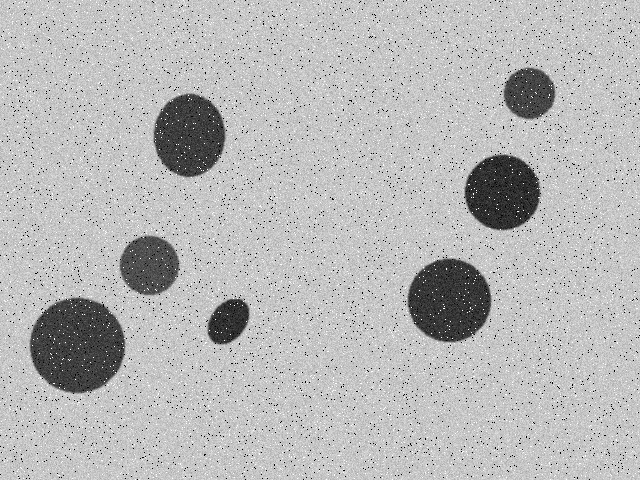
#> input picture dataset/images/noisy_01.png, 640 x 480 px; its folder holds only this picture in this run
$ python -i segmentation.py   (imports and definitions only)
#> lines starting #> are read from the running program, lines starting #| are printed output that depends on the picture; after the words box and inside, x2 and y2 are one past the last pixel; in counts of white or black regions, pixels touching at a corner belong together
#> further down, picture is the input picture: shape (480, 640); min 0, max 255, mean 184
"""
segmentation.py

Implements four classical segmentation methods that all solve the SAME
problem -- separating foreground objects from background in a
preprocessed grayscale image -- under one common interface, so the
later comparison across methods is fair: only this stage differs,
everything before (preprocessing) and after (morphology, detection --
future phases) stays identical regardless of which method was chosen.

MASK CONVENTION (enforced by every function in this module):
    255 (white) = foreground object
    0   (black) = background
Every method normalizes to this convention explicitly rather than
relying on whichever polarity OpenCV happens to produce by default.

COMMON RESULT STRUCTURE:
    Every segment_*() function, and the segment() dispatcher, returns a
    dict with the same keys:
        {
            "mask": np.ndarray (H, W) uint8, values in {0, 255},
            "method": str,
            "parameters": dict,
            "threshold": float | None,   # None where not a single global value
            "processing_time_ms": float,
            "intermediate": dict,        # method-specific extra images, may be empty
        }
"""

from typing import Optional, Callable
import time
import numpy as np
import cv2


# ---------------------------------------------------------------------------
# Shared helpers
# ---------------------------------------------------------------------------

def _validate_odd(value: int, min_size: int = 3, max_size: int = 99) -> int:
    """
    Force a value into a valid odd integer within [min_size, max_size].

    Why: adaptive thresholding's block size (like the filter kernel
    sizes in preprocessing.py) must be odd and >= 3 for OpenCV to accept
    it. A UI slider or manual parameter could still produce an invalid
    value; this guards the app from crashing on it.
    """
    value = int(value)
    value = max(min_size, min(max_size, value))
    if value % 2 == 0:
        value += 1
        value = min(value, max_size if max_size % 2 == 1 else max_size - 1)
    return value


def _make_result(mask: np.ndarray, method: str, parameters: dict,
                  threshold: Optional[float], processing_time_ms: float,
                  intermediate: Optional[dict] = None) -> dict:
    """Build the common result structure every segmentation method returns."""
    # Defensive normalization: guarantee the mask is strictly {0, 255} uint8,
    # regardless of what the underlying OpenCV call produced.
    mask = np.where(mask > 0, 255, 0).astype(np.uint8)
    return {
        "mask": mask,
        "method": method,
        "parameters": parameters,
        "threshold": threshold,
        "processing_time_ms": processing_time_ms,
        "intermediate": intermediate or {},
    }


# [260 lines left out: functions _polarity_to_thresh_type, segment_global, segment_otsu, segment_adaptive, not called in this run]


# ---------------------------------------------------------------------------
# 4. EDGE-BASED SEGMENTATION
# ---------------------------------------------------------------------------

def _fill_enclosed_regions(closed_edge_map: np.ndarray) -> np.ndarray:
    """
    Convert a closed edge map (boundaries only) into a filled binary
    mask (interiors as foreground), using the standard flood-fill hole-
    filling technique.

    NOTE ON SCOPE: this function is intentionally kept local to
    edge-based segmentation only. It is NOT the general morphology
    module (that is a separate, shared future phase) -- it exists here
    solely because edge-based segmentation cannot produce a comparable
    foreground/background mask without this specific fill step; a raw
    edge map is a set of boundary pixels, not a region mask, and would
    not be comparable to the other three methods' output otherwise.

    How it works:
        1. Flood-fill the edge map starting from the image corner
           (0, 0), which is assumed to be background. This marks every
           background pixel *reachable from the border* as white.
        2. Invert the result: pixels that were NOT reachable from the
           border (i.e., enclosed by a boundary -- the interior of an
           object) become white; the reachable background becomes black.
        3. OR this inverted image with the original edge map, so the
           boundary pixels themselves are also included as foreground.

    Args:
        closed_edge_map: (H, W) uint8 binary edge map after gap-closing,
            values in {0, 255}.

    Returns:
        (H, W) uint8 filled mask, values in {0, 255}, white = foreground.
    """
    h, w = closed_edge_map.shape
    flood_filled = closed_edge_map.copy()
    flood_mask = np.zeros((h + 2, w + 2), np.uint8)
    cv2.floodFill(flood_filled, flood_mask, (0, 0), 255)
    flood_filled_inv = cv2.bitwise_not(flood_filled)
    filled = cv2.bitwise_or(closed_edge_map, flood_filled_inv)
    return filled


def segment_edge_based(gray_image: np.ndarray, low_threshold: int = 50, high_threshold: int = 150,
                        closing_kernel_size: int = 5) -> dict:
    """
    Genuine edge-based segmentation: detects object boundaries via
    gradients, closes small gaps in those boundaries, then fills the
    enclosed regions to produce a foreground mask comparable to the
    three thresholding-based methods above.

    Pipeline (each step kept visible, not hidden):
        Grayscale -> Canny edge detection -> edge map
                  -> morphological closing (THIS METHOD ONLY -- gap closing)
                  -> flood-fill region filling
                  -> binary object mask

    Gradient/edge principle:
        Canny edge detection locates pixels where intensity changes
        sharply (high gradient magnitude) -- these sharp transitions
        typically occur at object boundaries, where an object's
        intensity differs from its surrounding background. Canny
        additionally applies non-maximum suppression (thinning edges to
        single-pixel width) and hysteresis thresholding using the two
        supplied thresholds: gradient points above `high_threshold` are
        immediately accepted as edges, points below `low_threshold` are
        rejected, and points in between are accepted only if connected
        to an already-accepted edge pixel.

    Why edges can represent object boundaries:
        An object's outline is, by definition, the location where the
        object's intensity meets the background's intensity -- exactly
        where a strong gradient occurs. This makes edge detection a
        viable way to locate object boundaries even in cases where the
        object and background don't have a single consistent brightness
        relationship across the whole image (which is where intensity
        thresholding methods can struggle).

    Why edge gaps are a problem:
        Real object boundaries are rarely perfectly captured by Canny --
        low-contrast sections of a boundary, noise, or a locally weak
        gradient can leave small gaps in the traced outline. An outline
        with gaps is NOT a closed curve, so there is no well-defined
        "interior" to treat as foreground -- flood-filling from the
        border would leak straight through a gap and fill the entire
        image as "background."

    Why region filling is required:
        Canny's raw output is a set of boundary pixels, not a region --
        it says nothing about which side of a boundary is "inside" the
        object. Filling (after closing the gaps) converts this boundary
        information into the same kind of foreground/background region
        mask the other three methods natively produce, which is
        necessary for a fair, comparable output.

    Sensitivity to noise:
        Gradient-based detection is inherently sensitive to noise,
        since noise itself often manifests as small, spurious local
        intensity changes that Canny can mistake for edges, producing
        false boundary fragments. This is why the noise-reduction step
        from Phase 2 (particularly for salt-and-pepper noise) matters
        more for this method than it might first appear.

    Strengths vs. intensity thresholding:
        - Can work even when foreground/background intensities are not
          cleanly separable everywhere, as long as a local gradient
          exists at the true boundary.
        - Not dependent on a bimodal histogram assumption (unlike Otsu).

    Weaknesses vs. intensity thresholding:
        - Requires an extra, non-trivial gap-closing + filling step
          just to produce a comparable region mask.
        - More parameters to tune (two Canny thresholds + closing
          kernel size), and more failure modes (leaking through
          unclosed gaps, over-closing merging separate nearby objects).
        - Generally the most noise-sensitive of the four methods.

    Args:
        gray_image: (H, W) uint8 preprocessed grayscale image.
        low_threshold: Canny's lower hysteresis threshold.
        high_threshold: Canny's upper hysteresis threshold.
        closing_kernel_size: size of the structuring element used ONLY
            to close small gaps in the edge map before filling (not the
            general future morphology module).

    Returns:
        Common result dict. "threshold" is None (not applicable --
        Canny uses two thresholds, already recorded in "parameters").
        "intermediate" contains:
            "edges": raw Canny output
            "closed_edges": edge map after gap-closing
    """
#> called with low_threshold = 50, high_threshold = 150, closing_kernel_size = 5
    low_threshold = int(max(0, min(255, low_threshold)))
    high_threshold = int(max(0, min(255, high_threshold)))
    closing_kernel_size = _validate_odd(closing_kernel_size, min_size=1, max_size=31)

    start = time.perf_counter()

    edges = cv2.Canny(gray_image, low_threshold, high_threshold)
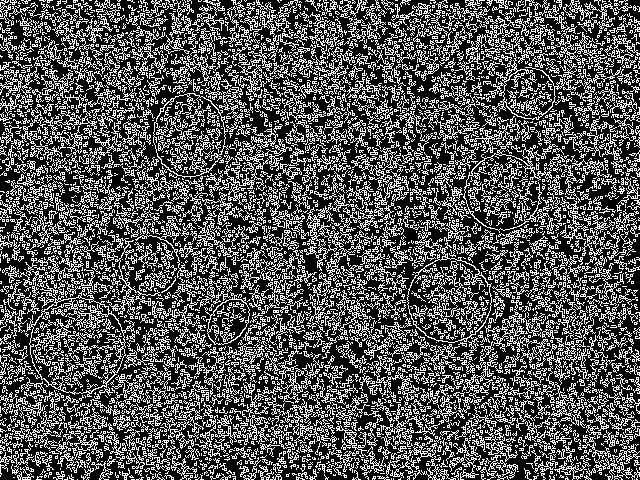
#> edges: shape (480, 640); 32.9% white in thin lines or dots

    # Gap-closing: specific to converting an edge map into fillable
    # closed contours -- scoped to this method only, per the design note
    # in this function's docstring.
    kernel = cv2.getStructuringElement(cv2.MORPH_ELLIPSE, (closing_kernel_size, closing_kernel_size))
    closed_edges = cv2.morphologyEx(edges, cv2.MORPH_CLOSE, kernel)
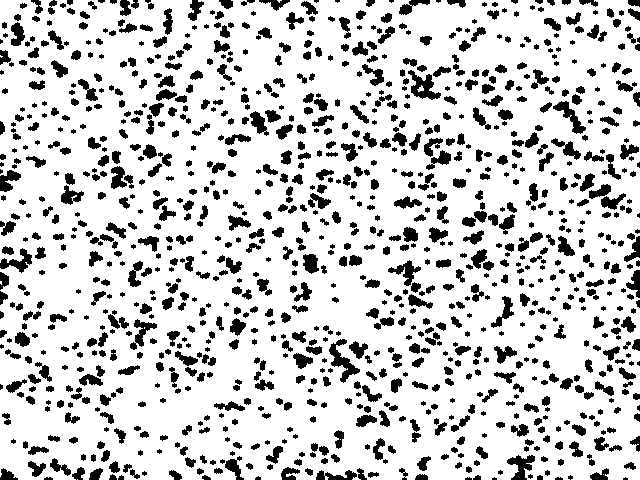
#> closed_edges: shape (480, 640); 80.9% white; 1116 black regions (256 under 20 px), largest, box (x1, y1, x2, y2) and area: (329, 339, 360, 383) 467, (408, 70, 441, 100) 452, (507, 455, 535, 480) 367

    filled_mask = _fill_enclosed_regions(closed_edges)
#> in _fill_enclosed_regions, `filled = cv2.bitwise_or(closed_edge_map, flood_filled_inv)`: filled: shape (480, 640); every value is 255

    elapsed_ms = (time.perf_counter() - start) * 1000

    return _make_result(
        mask=filled_mask,
        method="edge",
        parameters={
            "low_threshold": low_threshold,
            "high_threshold": high_threshold,
            "closing_kernel_size": closing_kernel_size,
        },
        threshold=None,
        processing_time_ms=elapsed_ms,
        intermediate={"edges": edges, "closed_edges": closed_edges},
    )


# ---------------------------------------------------------------------------
# 5. COMMON DISPATCHER
# ---------------------------------------------------------------------------

SEGMENTATION_METHODS: dict[str, Callable[..., dict]] = {
    "global": segment_global,
    "otsu": segment_otsu,
    "adaptive": segment_adaptive,
    "edge": segment_edge_based,
}


# [23 lines left out: function segment, not called in this run]

>>> import cv2
>>> picture = cv2.imread('../../dataset/images/noisy_01.png', cv2.IMREAD_GRAYSCALE)
>>> result = segment_edge_based(picture)
#> result = 6 items

$ run again, on dataset/images/noisy_03.png
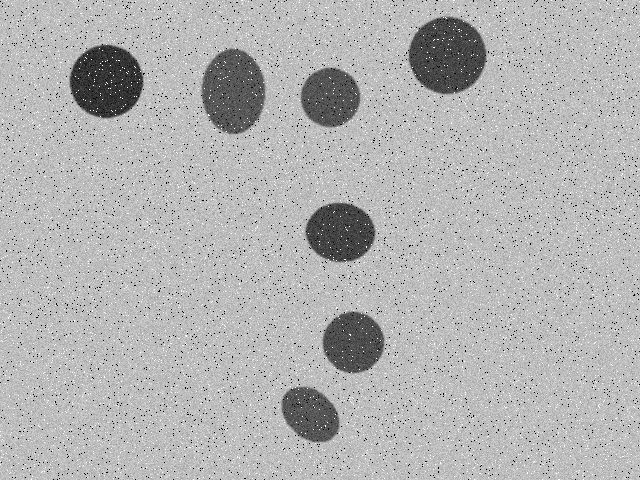
#> input picture dataset/images/noisy_03.png, 640 x 480 px
#> picture is the input picture: shape (480, 640); min 0, max 255, mean 178.7
#> in segment_edge_based, `edges = cv2.Canny(gray_image, low_threshold, high_threshold)`:
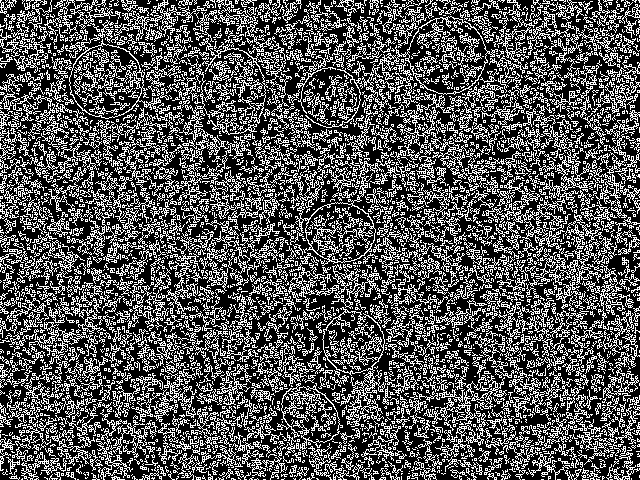
#> edges: shape (480, 640); 33% white in thin lines or dots
#> in segment_edge_based, `closed_edges = cv2.morphologyEx(edges, cv2.MORPH_CLOSE, kernel)`:
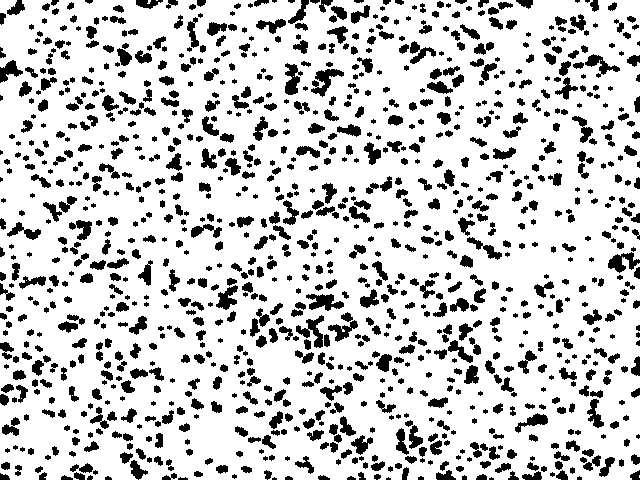
#> closed_edges: shape (480, 640); 80.5% white; 1132 black regions (232 under 20 px), largest, box (x1, y1, x2, y2) and area: (311, 69, 344, 97) 404, (306, 294, 344, 311) 374, (296, 315, 324, 348) 370
#> filled: shape (480, 640); every value is 255
#> result = 6 items
